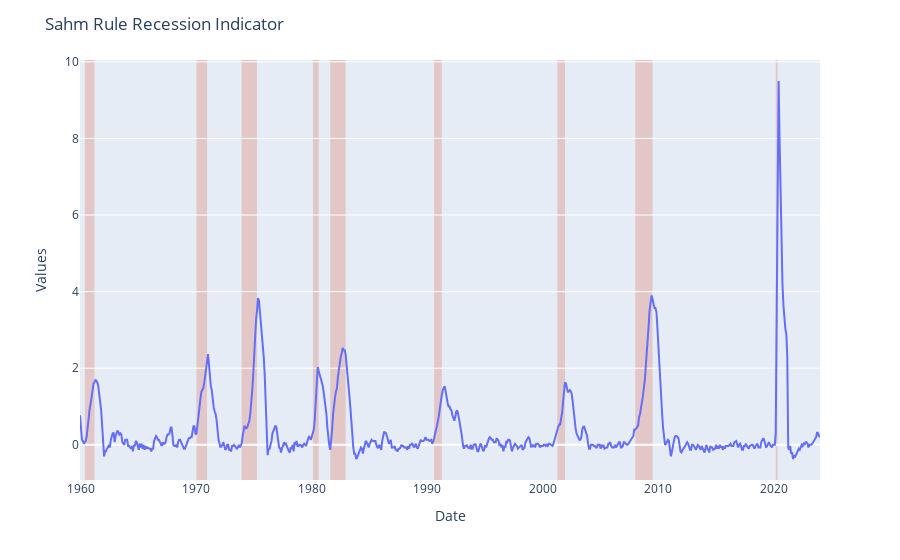

Notebook source saved alongside this figure:
### Code cell
vix = pd.DataFrame()
vix['SAHMREALTIME'] = pd.DataFrame(fred.get_series('SAHMREALTIME'))
vix['date'] = vix.index
vix['USREC'] = srty['USREC']
vix['USREC'] = vix['date'].map(lambda x: x.replace(day=1))\
                                         .map(srty['USREC'])

vix = vix.fillna('No')
fig = px.line(x=vix['date'], y=vix['SAHMREALTIME'])



# Highlight areas according to the even_type
current = ''
changes = []

for ind in vix.index:
    if current != vix['USREC'][ind]:
        current = vix['USREC'][ind]
        changes.append([vix['date'][ind],vix['USREC'][ind]])


color_dict= {'Yes':'#d9330d','No':'#e5ecf6',}

for i, val in enumerate(changes):
    if (i+1) == len(changes):
            changes_last_date = changes[-1][0]
            changes_last_state = changes[-1][1]
            last_date= vix['date'].iloc[-1]
            fig.add_vrect(
                          x0=changes_last_date, x1=last_date,
                          fillcolor=color_dict[changes_last_state], opacity=0.2,
                          layer="below", line_width=0)

    else:
          

        if changes[i][1] =='Yes':
            fig.add_vrect(
                        x0=changes[i][0], x1=changes[i+1][0],
                        fillcolor=color_dict['Yes'], opacity=0.2,
                        layer="below", line_width=0)


fig.update_layout(xaxis_title="Date", yaxis_title="Values", title='Sahm Rule Recession Indicator',xaxis = {'showgrid': False}, yaxis = {'showgrid': True})

fig.show()

### Figure 1 — Plotly figure (JSON) as saved in the notebook; plotly's stock layout.template omitted (floating-point values rounded to 4 significant figures; data arrays with more than 128 entries replaced by an {"elided": "..."} marker saying what was removed)
{"data": [{"hovertemplate": "x=%{x}<br>y=%{y}<extra></extra>", "legendgroup": "", "line": {"color": "#636efa", "dash": "solid"}, "marker": {"symbol": "circle"}, "mode": "lines", "name": "", "orientation": "v", "showlegend": false, "type": "scatter", "x": {"elided": "770 str values"}, "xaxis": "x", "y": {"elided": "770 float values"}, "yaxis": "y"}], "layout": {"legend": {"tracegroupgap": 0}, "margin": {"t": 60}, "shapes": [{"fillcolor": "#d9330d", "layer": "below", "line": {"width": 0}, "opacity": 0.2, "type": "rect", "x0": "1960-05-01T00:00:00", "x1": "1961-03-01T00:00:00", "xref": "x", "y0": 0, "y1": 1, "yref": "y domain"}, {"fillcolor": "#d9330d", "layer": "below", "line": {"width": 0}, "opacity": 0.2, "type": "rect", "x0": "1970-01-01T00:00:00", "x1": "1970-12-01T00:00:00", "xref": "x", "y0": 0, "y1": 1, "yref": "y domain"}, {"fillcolor": "#d9330d", "layer": "below", "line": {"width": 0}, "opacity": 0.2, "type": "rect", "x0": "1973-12-01T00:00:00", "x1": "1975-04-01T00:00:00", "xref": "x", "y0": 0, "y1": 1, "yref": "y domain"}, {"fillcolor": "#d9330d", "layer": "below", "line": {"width": 0}, "opacity": 0.2, "type": "rect", "x0": "1980-02-01T00:00:00", "x1": "1980-08-01T00:00:00", "xref": "x", "y0": 0, "y1": 1, "yref": "y domain"}, {"fillcolor": "#d9330d", "layer": "below", "line": {"width": 0}, "opacity": 0.2, "type": "rect", "x0": "1981-08-01T00:00:00", "x1": "1982-12-01T00:00:00", "xref": "x", "y0": 0, "y1": 1, "yref": "y domain"}, {"fillcolor": "#d9330d", "layer": "below", "line": {"width": 0}, "opacity": 0.2, "type": "rect", "x0": "1990-08-01T00:00:00", "x1": "1991-04-01T00:00:00", "xref": "x", "y0": 0, "y1": 1, "yref": "y domain"}, {"fillcolor": "#d9330d", "layer": "below", "line": {"width": 0}, "opacity": 0.2, "type": "rect", "x0": "2001-04-01T00:00:00", "x1": "2001-12-01T00:00:00", "xref": "x", "y0": 0, "y1": 1, "yref": "y domain"}, {"fillcolor": "#d9330d", "layer": "below", "line": {"width": 0}, "opacity": 0.2, "type": "rect", "x0": "2008-01-01T00:00:00", "x1": "2009-07-01T00:00:00", "xref": "x", "y0": 0, "y1": 1, "yref": "y domain"}, {"fillcolor": "#d9330d", "layer": "below", "line": {"width": 0}, "opacity": 0.2, "type": "rect", "x0": "2020-03-01T00:00:00", "x1": "2020-05-01T00:00:00", "xref": "x", "y0": 0, "y1": 1, "yref": "y domain"}, {"fillcolor": "#e5ecf6", "layer": "below", "line": {"width": 0}, "opacity": 0.2, "type": "rect", "x0": "2020-05-01T00:00:00", "x1": "2024-01-01T00:00:00", "xref": "x", "y0": 0, "y1": 1, "yref": "y domain"}], "title": {"text": "Sahm Rule Recession Indicator"}, "xaxis": {"anchor": "y", "domain": [0, 1], "showgrid": false, "title": {"text": "Date"}}, "yaxis": {"anchor": "x", "domain": [0, 1], "showgrid": true, "title": {"text": "Values"}}}}
